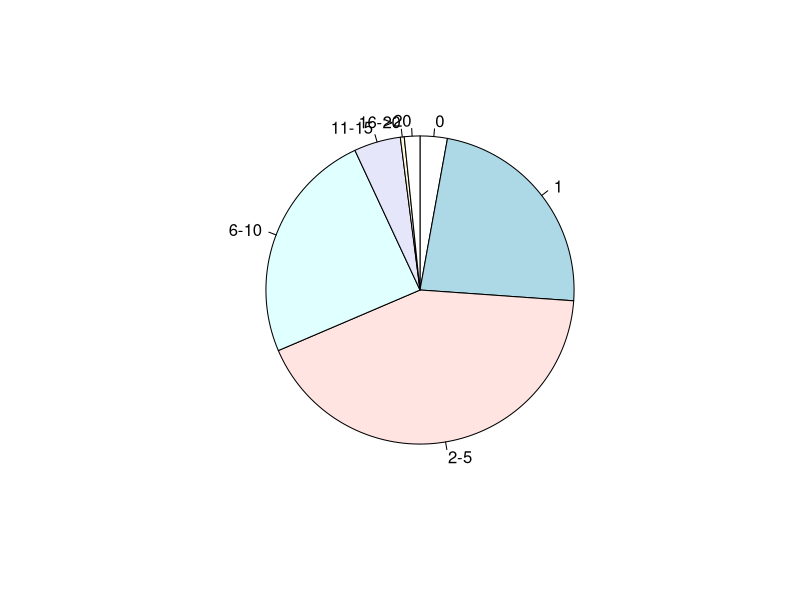

The R script that drew this image:
library("tidyverse")

### We start by calculating the annotation score of the compounds of the RA-map V2 from which we will remove the compounds that are not found in the RASF-model.

## RA-map V2's annotation score calculation

MIRIAM_export = read.csv(file="Extraction_RA-Map_V2-MIRIAM.csv", sep=";")

MIRIAM_tmp = distinct(select(MIRIAM_export,-starts_with("MIRIAM.relation")))
MIRIAM = MIRIAM_tmp[!MIRIAM_tmp$MIRIAM.datatype.=="",]

tmp <- MIRIAM %>% group_by(class, name)
tmp1 <- tmp %>% dplyr::select(MIRIAM.datatype.,MIRIAM.id.)
tmp2 <- tmp %>% dplyr::select(MIRIAM.datatype..1,MIRIAM.id..1) %>% dplyr::rename(MIRIAM.datatype. = MIRIAM.datatype..1 , MIRIAM.id. = MIRIAM.id..1)

# Rearranging the MIRIAM annotations

my_func <- function(x){
  initial <- x %>% mutate_all(as.character) %>% group_by(class, name)
  final=NULL
  for(i in seq(3,544,2)){
    colnames_initial <-  colnames(initial)
    tmp <- dplyr::select(initial,colnames_initial[c(i,i+1)]) 
    colnames(tmp) <- c("class","name","datatype","pubmed_ids")
    final <- bind_rows(final,tmp)
  }
  return(final)
}


MIRIAM_tmp <- my_func(MIRIAM)

MIRIAM_tmp$pubmed_ids[MIRIAM_tmp$datatype != "PubMed"] = "0"
MIRIAM_tmp$datatype[MIRIAM_tmp$datatype != "PubMed"] = "PubMed"

MIRIAM_final <- subset(MIRIAM_tmp, datatype == "PubMed") %>% 
  dplyr::select(-datatype) %>% 
  summarize(pubmed=paste(pubmed_ids,collapse = ", ")) %>% 
  arrange(name,class)

# Count of unique pmid
MIRIAM_final$pubmed %>% strsplit(split = ",") %>% unlist %>% unique %>% length

# Removing the class information and merge all the PMIds for species with the same names + keep only unique PMIDs
MIRIAM_finalV2 <- MIRIAM_final[,-1] %>% 
  group_by(name) %>% 
  mutate(pubmed = sapply(pubmed, function(x) strsplit(x,", "))) %>% 
  group_by(name) %>% 
  summarise(pubmed= paste0(unique(unlist(pubmed)),collapse = ", "))

# Counting the number of PMIDs for each component
MIRIAM_finalV2$count <- MIRIAM_finalV2$pubmed %>% 
  str_split(pattern = ", " ) %>% 
  lapply(FUN=length) %>% 
  unlist

## Importing the RASF-model

species <- read.csv("RASF_model_components_1.csv", sep=";", header=F)


df = data.frame(species$V2)

# Componenents' name preprocessing

df$species.V2 = gsub("_simple_molecule", "",
                     gsub("_space_", "",
                          gsub("_Mitochondrion", "",
                               gsub("_Nucleus", "",
                                    gsub("_Secreted_space_Molecules","",
                                         gsub("_active", "",
                                              gsub("_Cytoplasm","",
                                                   gsub("_complex","",
                                                        gsub("_Extracellular_space_Space", "",
                                                             gsub("_ion","",
                                                                  gsub("_slash_","/",
                                                                       gsub("_empty","",
                                                                            gsub("_phenotype", "",
                                                                                 gsub("_sub_", "",
                                                                                      gsub("_endsub_", "",
                                                                                           gsub("_minus_","-",
                                                                                                gsub ("_underscore_","_",
                                                                                                      gsub("_plus_", "+",
                                                                                                           gsub("_rna", "",
                                                                                                                gsub("_phosphorylated", "", df$species.V2))))))))))))))))))))

# separate the molecular complexes into unique components 

species <-tidyr::separate(
  data = df,
  col = species.V2,
  sep = "/",
  into = c("A","B","C","D","E","F","G"),
  remove = T
)

species_name_only=c(species$A,species$B,
                    species$C,species$D,
                    species$E,species$F,
                    species$G)

species_name_only=species_name_only[!is.na(species_name_only)]


# Removing duplicates

unique_species= unique(species_name_only)

pheno_RA_map_V2=c("Angiogenesis","Bone Erosion","Apoptosis","Matrix Degradation","Osteoclastogenesis",
                  "Inflammation","Cell Chemotaxis","Recruitment","Infiltration",
                  "Cell growth","Survival","Proliferation", "Hypoxia")

unique_species=unique_species[!unique_species %in% pheno_RA_map_V2]



MIRIAM_finalV2 <- MIRIAM_finalV2[MIRIAM_finalV2$name %in% unique_species, ]


### Calculating annotation score's distribuion

zero<-sum(MIRIAM_finalV2$count==1)
one=sum(MIRIAM_finalV2$count==2)
two_five=sum(MIRIAM_finalV2$count>2 & MIRIAM_finalV2$count <= 5)
six_ten=sum(MIRIAM_finalV2$count>5 & MIRIAM_finalV2$count <= 10)
eleven_fifteen=sum(MIRIAM_finalV2$count>10 & MIRIAM_finalV2$count <= 15)
sixteen_twenty=sum(MIRIAM_finalV2$count>15 & MIRIAM_finalV2$count <= 20)
twenty=sum(MIRIAM_finalV2$count>20)



count <- c(zero, one, two_five, six_ten, eleven_fifteen, sixteen_twenty, twenty)
pie(count, clockwise = TRUE, labels = c("0", "1", "2-5", "6-10", "11-15", "16-20", ">20"))

